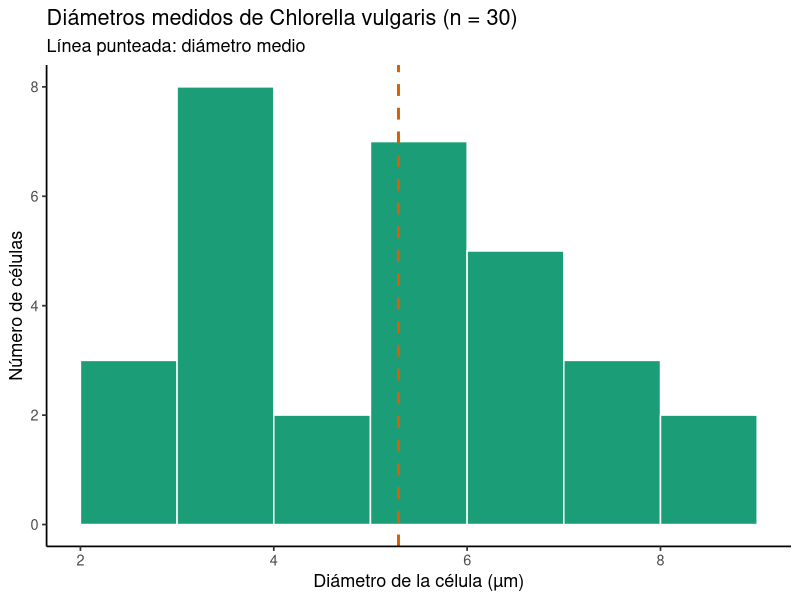
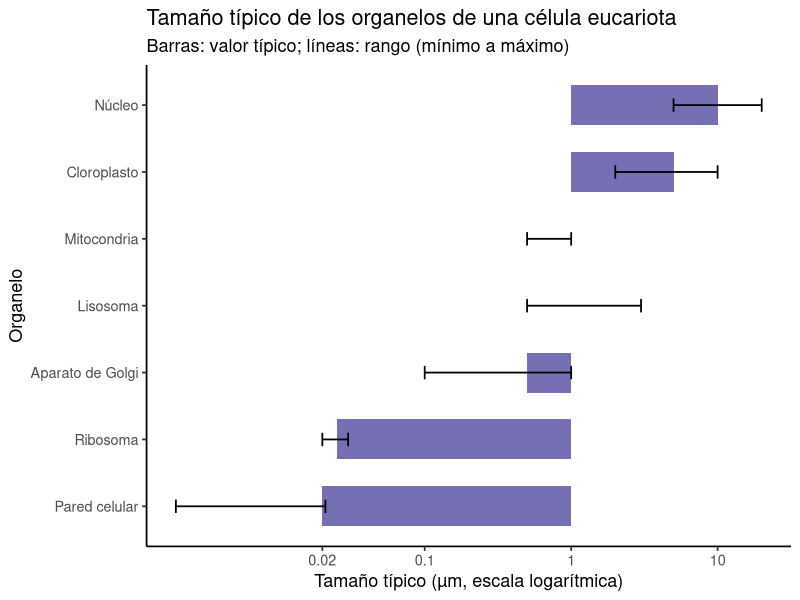
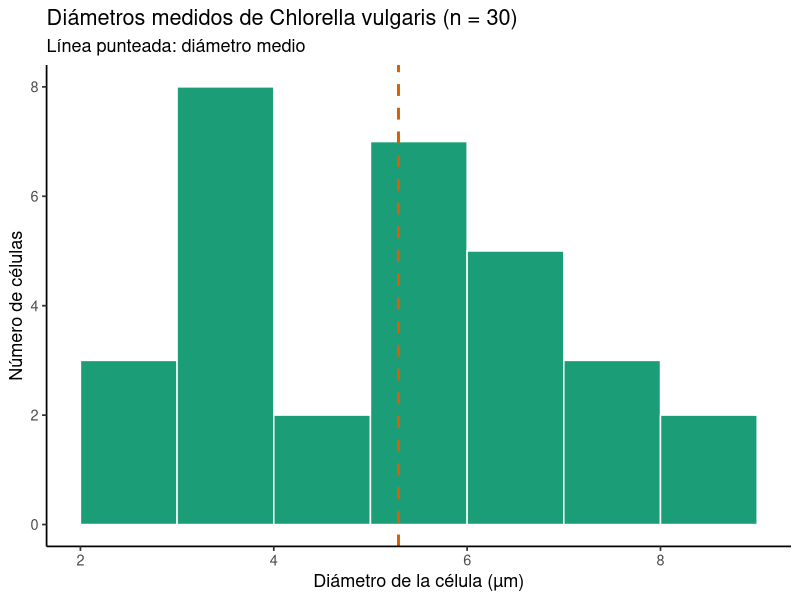
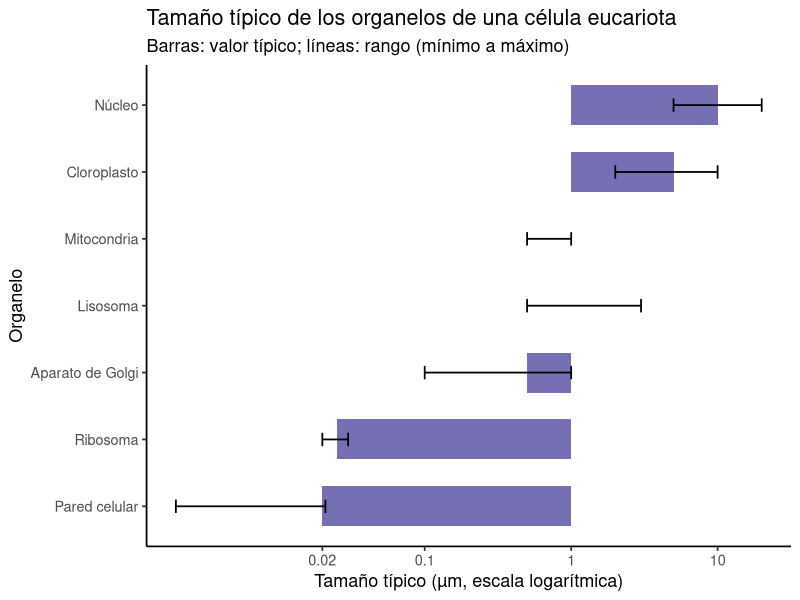

Generate these figures, in order, with R:
# ==========================================================================
# Biología celular: estructura y función de la célula
# ==========================================================================
# Autor: Dr. José Juan Torres Martínez
# Docente de Ciencias Químicas
# Universidad Autónoma de San Luis Potosí (UASLP)
# México
#
# Material académico para estudiantes
# Serie Aprende R — Biología celular
#
# Descripción: Primera lección de biología celular de la serie. Se parte
#   de mediciones del diámetro de células de Chlorella vulgaris
#   (archivo datos_diametros_chlorella.csv), se resumen en R y se calcula
#   el volumen de la célula A PARTIR DE LOS DATOS. Después se comparan los
#   tamaños típicos de los organelos con el tamaño de la célula, para
#   entender qué cabe dentro de una célula y qué hace cada organelo.
#   Chlorella vulgaris es el ejemplo principal: es una microalga verde
#   eucariota, fotosintética, con un solo cloroplasto en forma de copa,
#   un núcleo pequeño, mitocondrias y aparato de Golgi.
#
# Objetivos de aprendizaje:
#   - Leer mediciones de microscopía con read_csv().
#   - Resumir mediciones: media, desviación estándar, mínimo y máximo.
#   - Calcular el volumen de una célula esférica A PARTIR DE LOS DATOS.
#   - Comparar tamaños en escala logarítmica (µm contra nm).
#   - Relacionar cada organelo con su función en la célula.
#
# Datos: archivo datos_diametros_chlorella.csv, con 30 mediciones del
#   diámetro de células de Chlorella vulgaris en µm, obtenidas por
#   microscopía óptica. Los valores están dentro del rango publicado
#   para la especie (2-10 µm; Safi et al., 2014) y la cepa de referencia
#   SAG 211-11b mide 2.3-5.3 µm. Los tamaños de los organelos son los
#   rangos típicos de los libros de texto de biología celular (Campbell,
#   Alberts, Molecular Biology of the Cell): en Chlorella, que es una
#   célula pequeña, los organelos están en el extremo bajo de esos
#   rangos, como se muestra en la lección.
# ==========================================================================

# --------------------------------------------------------------------------
# 1. Cargar paquetes
# --------------------------------------------------------------------------
library(tidyverse)

# --------------------------------------------------------------------------
# 2. La pregunta y el contexto
# --------------------------------------------------------------------------
# Pregunta: ¿qué tan grande es una célula de Chlorella vulgaris y qué
#   tan grandes son sus organelos comparados con ella?
#
# - Organismo: Chlorella vulgaris, microalga verde unicelular, eucariota
#   y fotosintética. Esférica, sin flagelo, con pared celular.
# - Medición: diámetro de la célula en µm, medido al microscopio.
# - Réplicas: 30 células medidas (n = 30).
#
# Variables:
#   - celula: número de célula medida (1 a 30).
#   - diametro_um: diámetro de la célula, en micrómetros (µm).
#     1 µm = 0.001 mm = 1000 nm.

# --------------------------------------------------------------------------
# 3. Leer las mediciones
# --------------------------------------------------------------------------
datos <- read_csv("datos_diametros_chlorella.csv", show_col_types = FALSE)

print(datos)

# --------------------------------------------------------------------------
# 4. Resumen de las mediciones
# --------------------------------------------------------------------------
resumen <- datos %>%
  summarise(
    n            = n(),
    media_um     = mean(diametro_um),
    de_um        = sd(diametro_um),
    mediana_um   = median(diametro_um),
    minimo_um    = min(diametro_um),
    maximo_um    = max(diametro_um)
  )

print(resumen)

# --------------------------------------------------------------------------
# 5. Volumen de la célula A PARTIR DE LOS DATOS
# --------------------------------------------------------------------------
# Chlorella vulgaris es esférica, así que su volumen se calcula como el
# volumen de una esfera con el diámetro medio medido:
#   V = (4/3) * pi * r^3, con r = diámetro / 2
# La superficie es:
#   A = 4 * pi * r^2
# Y la relación superficie/volumen es:
#   A/V = 3 / r
# El radio es el diámetro medio medido dividido entre 2.

diametro_medio <- resumen$media_um
radio_um <- diametro_medio / 2

volumen_um3 <- (4 / 3) * pi * radio_um^3
superficie_um2 <- 4 * pi * radio_um^2
relacion_sup_vol <- superficie_um2 / volumen_um3

# ¿Cuántas células caben en fila en 1 mm?
celulas_por_mm <- 1000 / diametro_medio

tabla_celula <- tibble(
  diametro_medio_um      = diametro_medio,
  radio_um               = radio_um,
  volumen_um3            = volumen_um3,
  superficie_um2         = superficie_um2,
  sup_vol_por_um         = relacion_sup_vol,
  celulas_en_1_mm        = celulas_por_mm
)

print(tabla_celula)

# --------------------------------------------------------------------------
# 6. Los organelos: tamaño típico y función
# --------------------------------------------------------------------------
# Tabla con los organelos de una célula eucariota: su función y su tamaño
# típico en µm. Los tamaños son rangos de libros de texto (Campbell,
# Alberts). La columna "fraccion_diametro" se calcula en R: es el tamaño
# típico del organelo dividido entre el diámetro medio medido de la
# célula de Chlorella (sección 5). Un valor mayor que 1 significa que
# el organelo típico es más grande que toda la célula de Chlorella.

organelos <- tribble(
  ~organelo,         ~funcion,                                             ~medida,   ~tamano_tipico_um, ~tamano_min_um, ~tamano_max_um,
  "Núcleo",          "Guarda el ADN y controla las actividades de la célula", "diámetro", 10.0,            5.0,            20.0,
  "Cloroplasto",     "Fotosíntesis: captura la luz y fija el CO2",           "largo",    5.0,             2.0,            10.0,
  "Mitocondria",     "Respiración: produce ATP (energía) para la célula",    "diámetro", 1.0,             0.5,            1.0,
  "Aparato de Golgi", "Modifica, clasifica y empaca proteínas",              "diámetro", 0.5,             0.1,            1.0,
  "Lisosoma",        "Digiere y recicla material dentro de la célula",       "diámetro", 1.0,             0.5,            3.0,
  "Ribosoma",        "Sintetiza proteínas",                                  "diámetro", 0.025,           0.020,          0.030,
  "Pared celular",   "Protege la célula y le da forma",                      "grosor",   0.020,           0.002,          0.021
) %>%
  mutate(
    fraccion_diametro = tamano_tipico_um / diametro_medio,
    veces_ribosoma = tamano_tipico_um / 0.025
  )

print(organelos)

# --------------------------------------------------------------------------
# 7. Gráfica 1: distribución de los diámetros medidos
# --------------------------------------------------------------------------
grafica_histograma <- ggplot(datos, aes(x = diametro_um)) +
  geom_histogram(binwidth = 1, boundary = 2, fill = "#1b9e77",
                 color = "white") +
  geom_vline(xintercept = diametro_medio, color = "#d95f02",
             linewidth = 1, linetype = "dashed") +
  labs(
    x = "Diámetro de la célula (µm)",
    y = "Número de células",
    title = "Diámetros medidos de Chlorella vulgaris (n = 30)",
    subtitle = "Línea punteada: diámetro medio"
  ) +
  theme_classic(base_size = 13)

print(grafica_histograma)

# --------------------------------------------------------------------------
# 8. Gráfica 2: tamaño típico de los organelos (escala logarítmica)
# --------------------------------------------------------------------------
grafica_organelos <- ggplot(
  organelos,
  aes(x = reorder(organelo, tamano_tipico_um), y = tamano_tipico_um)
) +
  geom_col(fill = "#7570b3", width = 0.6) +
  geom_errorbar(
    aes(ymin = tamano_min_um, ymax = tamano_max_um),
    width = 0.2, linewidth = 0.6
  ) +
  scale_y_log10(
    breaks = c(0.02, 0.1, 1, 10),
    labels = c("0.02", "0.1", "1", "10")
  ) +
  coord_flip() +
  labs(
    x = "Organelo",
    y = "Tamaño típico (µm, escala logarítmica)",
    title = "Tamaño típico de los organelos de una célula eucariota",
    subtitle = "Barras: valor típico; líneas: rango (mínimo a máximo)"
  ) +
  theme_classic(base_size = 13)

print(grafica_organelos)

# --------------------------------------------------------------------------
# 9. Exportar las gráficas
# --------------------------------------------------------------------------
# Todas las gráficas de la lección se guardan como archivos PNG en alta
# resolución (300 dpi), listas para un informe o una presentación.
ggsave("biologia-celular-histograma-diametros.png", grafica_histograma,
       width = 16, height = 12, units = "cm", dpi = 300)
ggsave("biologia-celular-tamanos-organelos.png", grafica_organelos,
       width = 18, height = 12, units = "cm", dpi = 300)

# --------------------------------------------------------------------------
# Interpretación: Gráfica 1 (distribución de los diámetros)
# --------------------------------------------------------------------------
# - Eje X: diámetro de la célula, en micrómetros (µm). El rango va de 2
#   a 10 µm, que es el rango publicado para Chlorella vulgaris.
# - Eje Y: número de células, en células (conteo). Cada barra cuenta
#   cuántas de las 30 células medidas caen en ese intervalo de 1 µm.
# - Lo que se aprecia: las 30 mediciones van de 2.5 a 8.6 µm, con la
#   mayoría entre 3 y 7 µm. La línea punteada marca el diámetro medio,
#   5.29 µm. La mediana es 5.65 µm y la desviación estándar es 1.74 µm:
#   las células no miden todas lo mismo, varían porque están en
#   distintas etapas de su ciclo (una célula recién dividida es más
#   pequeña que una a punto de dividirse).
# - Qué significa: una célula típica de Chlorella vulgaris mide unos
#   5.29 µm de diámetro. En 1 mm caben unas 189 células en fila. Con
#   ese diámetro medio, el volumen de la célula es 77.51 µm³ y su
#   superficie es 87.91 µm², con una relación superficie/volumen de
#   1.13 1/µm. Todos estos valores salen del diámetro medio medido,
#   no de un valor supuesto.
#
# Interpretación: Gráfica 2 (tamaño típico de los organelos)
# --------------------------------------------------------------------------
# - Eje X: organelo (núcleo, cloroplasto, mitocondria, aparato de Golgi,
#   lisosoma, ribosoma, pared celular). No es una cantidad, son siete
#   estructuras de la célula.
# - Eje Y: tamaño típico, en micrómetros (µm), en escala logarítmica
#   (cada marca multiplica por 10: 0.02, 0.1, 1, 10). La escala es
#   logarítmica porque los tamaños van de 0.02 µm (ribosoma y pared
#   celular) a 10 µm (núcleo): 500 veces de diferencia, y en escala
#   lineal los organelos pequeños no se verían. Las líneas verticales
#   son el rango (mínimo a máximo) de cada organelo.
# - Lo que se aprecia: el núcleo (10 µm) es el organelo más grande y
#   el ribosoma (0.025 µm) el más pequeño: el núcleo típico es 400
#   veces más grande que un ribosoma. El cloroplasto (5 µm) es el
#   segundo más grande. La pared celular (0.020 µm de grosor) es tan
#   delgada como un ribosoma.
# - Qué significa: comparado con el diámetro medio medido de Chlorella
#   (5.29 µm), el núcleo típico de 10 µm es 1.89 veces más grande que
#   toda la célula, y el cloroplasto típico de 5 µm es el 94.5% del
#   diámetro de la célula. Eso no es un error: los tamaños típicos son
#   de células eucariotas grandes (de 10 a 100 µm). En Chlorella, que
#   es una célula pequeña, el núcleo y el cloroplasto están en el
#   extremo bajo de esos rangos: Chlorella tiene un solo cloroplasto
#   en forma de copa que ocupa gran parte de la célula, y un núcleo
#   pequeño. La mitocondria típica (1 µm) es el 18.9% del diámetro de
#   la célula. El ribosoma (0.025 µm) cabe unas 212 veces en el
#   diámetro de la célula.
#
# --------------------------------------------------------------------------
# Qué aprendimos
# --------------------------------------------------------------------------
# - El tamaño de una célula se mide al microscopio y se resume con media,
#   desviación estándar, mínimo y máximo: las células de Chlorella
#   vulgaris medidas tienen un diámetro medio de 5.29 µm (DE 1.74 µm,
#   rango 2.5-8.6 µm, n = 30).
# - El volumen de una célula esférica se calcula A PARTIR DEL DIÁMETRO
#   MEDIDO: con 5.29 µm de diámetro, la célula tiene 77.51 µm³ de
#   volumen y 87.91 µm² de superficie.
# - Los organelos tienen tamaños muy distintos: del ribosoma (0.025 µm)
#   al núcleo (10 µm) hay 400 veces de diferencia, por eso se grafican
#   en escala logarítmica.
# - Cada organelo tiene una función: el núcleo guarda el ADN, el
#   cloroplasto hace la fotosíntesis, la mitocondria produce ATP, el
#   aparato de Golgi empaca proteínas, el lisosoma recicla material,
#   el ribosoma sintetiza proteínas y la pared celular protege.
# - Chlorella vulgaris es una eucariota fotosintética pequeña: su único
#   cloroplasto en forma de copa y su núcleo ocupan una parte grande
#   de la célula, a diferencia de una célula eucariota grande.
